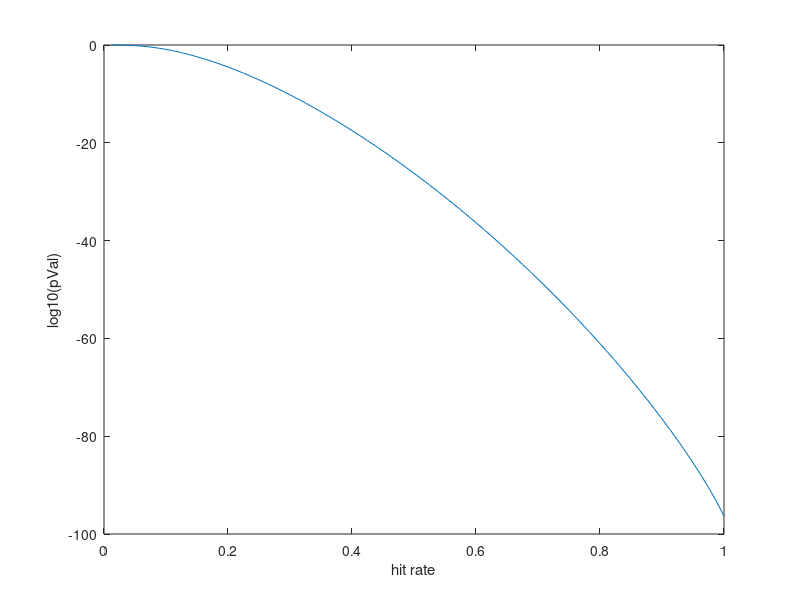

Here is the MATLAB script that generated this plot:
%decoder performance (p-value for binary hit rates)
clear all
close all

K = 16; % number of possible stimuli
n = 80;  % number of trials
Ps = 1/K; % probability of a given stimuli
for k = 1:n % number of hits

pVal(k) = 0;
for j = k:n
    Pj = nchoosek(n,j) * (Ps^j) * ((1-Ps)^(n-j));
    pVal(k) = sum([pVal(k),Pj]);
end

end

figure; plot((1:n)/n,log10(pVal))
xlabel('hit rate')
ylabel('log10(pVal)')